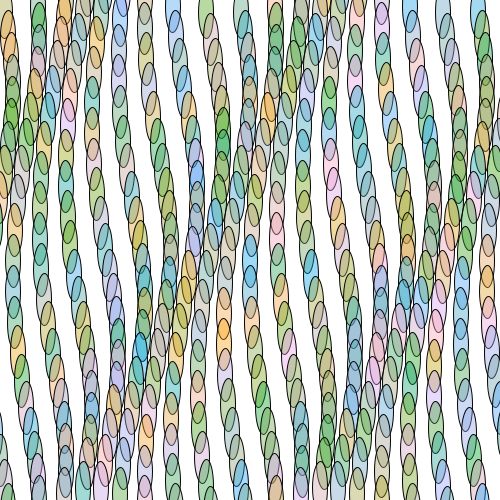
Frame 1 (no input)
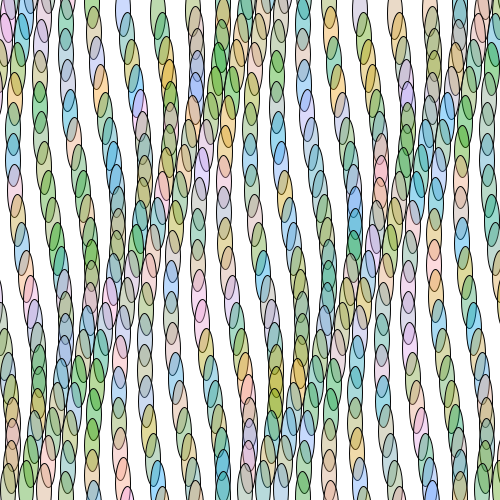
Frame 60 (the mouse pressed at the canvas centre just before this capture)
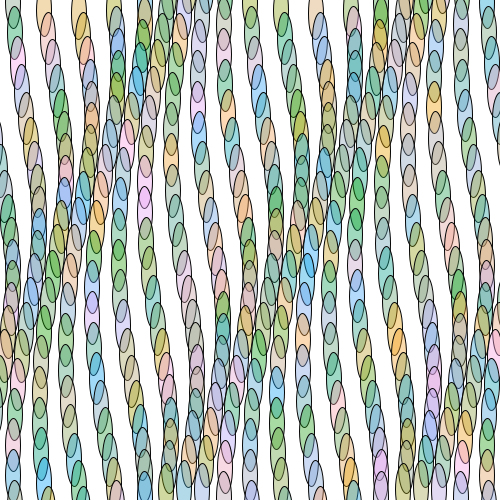
Frame 120 (the mouse held since frame 60 and released just before this capture)

The Processing sketch that drew these frames (run headless with seeded random() and noise(); from frame 60 on, the mouse is pressed at the canvas centre):

// Processing sketch: processing_151856
// ── processing_151856.pde

/*
 * Creative Coding
 * Week 2, 05 - Moving Patterns 1
 * by Indae Hwang and Jon McCormack
 * Copyright (c) 2014 Monash University
 *
 * This sketch builds on the previous sketches, drawing shapes based on the
 * current framerate. The movement of individual shapes combine to create a
 * gestalt field of motion. Use the arrow keys on your keyboard to change the
 * frame rate. 
 * 
 * Dave Bart v1.0
 */

// variable used to store the current frame rate value
int frame_rate_value;

void setup() {
  size(500, 500);

  frame_rate_value = 9;
  frameRate(frame_rate_value);
  rectMode(CENTER);
  background(255);
}


void draw() {

  background(255);

  int num = 20;
  int margin = 0;
  float gutter = 0; //distance between each cell
  float cellsize = ( width - (2 * margin) - gutter * (num - 1) ) / (num - 1);

  int circleNumber = 0; // counter
  for (int i=0; i<num; i++) {
    for (int j=0; j<num; j++) {
      circleNumber = (i * num) + j; // different way to calculate the circle number from w2_04

      float tx = margin + cellsize * i + gutter * i;
      float ty = margin + cellsize * j + gutter * j;

      movingCircle(tx, ty, cellsize, circleNumber);
    }
  }
} //end of draw 


void movingCircle(float x, float y, float size, int circleNum) {

  float finalAngle;
  finalAngle = frameCount + circleNum;

  //the rotating angle for each tempX and tempY postion is affected by frameRate and angle;  
  float tempX = x + (size / 2) * sin(PI / frame_rate_value * finalAngle);
  float tempY = y + (size / 2) * cos(PI / frame_rate_value * finalAngle);

  stroke(5);
  fill(random(255),160,random(255),100);
  //ellipse(tempX, tempY, size/5, size/5);
  ellipse(tempX, tempY, 15, size*2);
  stroke(200);
  noFill();
  stroke(0);
  //line(x, y, tempX, tempY);
}


/*
 * keyReleased function
 *
 * called automatically by Processing when a keyboard key is released
 */
void keyReleased() {

  // right arrow -- increase frame_rate_value
  if (keyCode == RIGHT && frame_rate_value < 60) {
    frame_rate_value++;
  }

  // left arrow -- decrease frame_rate_value
  if ( keyCode == LEFT && frame_rate_value > 1) {
    frame_rate_value--;
  }

  // set the frameRate and print current value on the screen
  frameRate(frame_rate_value);
  println("Current frame Rate is: " + frame_rate_value);
}
